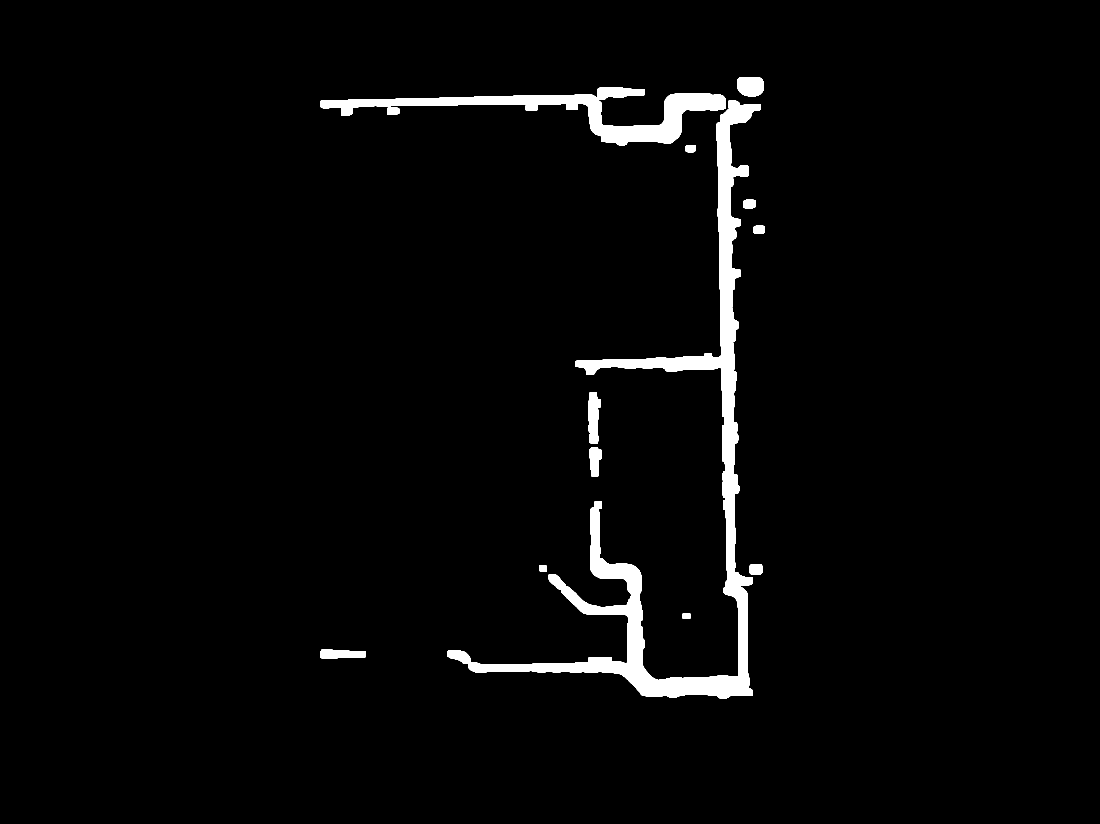
#> input picture Test/test.png, 4400 x 3296 px (shown at 1/4 size)
$ python -i test.py   (imports and definitions only)
#> lines starting #> are read from the running program, lines starting #| are printed output that depends on the picture; after the words box and inside, x2 and y2 are one past the last pixel; in counts of white or black regions, pixels touching at a corner belong together
import ctypes
import heapq
import tkinter as tk
from tkinter import filedialog, messagebox
import threading

import cv2
import numpy as np
from skimage.morphology import skeletonize


# ==================== 原有的处理函数 ====================
def to_binary(img):
    blur = cv2.GaussianBlur(img, (5, 5), 0)
    _, binary = cv2.threshold(blur, 0, 255, cv2.THRESH_BINARY + cv2.THRESH_OTSU)
    if float((binary > 0).mean()) > 0.5:
        binary = 255 - binary
    return binary


def find_endpoints(skeleton_bool):
    skel_float = (skeleton_bool.astype(np.float32)) * 255.0
    kernel = np.array(
        [[1, 1, 1],
         [1, 0, 1],
         [1, 1, 1]],
        dtype=np.float32,
    )
    neighbor_count = cv2.filter2D(skel_float, -1, kernel)
    endpoints_mask = (np.abs(neighbor_count - 1.0) < 0.5) & (skel_float == 255.0)
    return np.argwhere(endpoints_mask)


NEIGHBORS = [
    (-1, -1, 1.41421356),
    (-1, 0, 1.0),
    (-1, 1, 1.41421356),
    (0, -1, 1.0),
    (0, 1, 1.0),
    (1, -1, 1.41421356),
    (1, 0, 1.0),
    (1, 1, 1.41421356),
]


def iter_neighbors(mask, y, x):
    h, w = mask.shape
    for dy, dx, weight in NEIGHBORS:
        ny, nx = y + dy, x + dx
        if 0 <= ny < h and 0 <= nx < w and mask[ny, nx]:
            yield ny, nx, weight


def neighbor_degree(mask, y, x):
    return sum(1 for _ in iter_neighbors(mask, y, x))


# [36 lines left out: functions choose_closed_anchor, peel_to_core, not called in this run]


def core_path_points(mask):
    core = peel_to_core(mask)
    return [(int(y), int(x)) for y, x in np.argwhere(core)], core


def path_color_pair(index):
    color_pairs = [
        ((0, 255, 0), (0, 0, 255)),
        ((0, 220, 255), (255, 64, 0)),
        ((255, 255, 0), (255, 0, 180)),
        ((255, 128, 0), (0, 255, 255)),
        ((255, 0, 255), (0, 200, 0)),
        ((0, 255, 255), (255, 0, 0)),
        ((180, 255, 60), (180, 0, 255)),
        ((120, 255, 120), (255, 60, 60)),
    ]
    main_color, branch_color = color_pairs[index % len(color_pairs)]
    return main_color, branch_color


# [34 lines left out: functions largest_component, trace_branch_from_endpoint, not called in this run]


def prune_short_branches(skeleton_bool, max_branch_length):
    skel = skeleton_bool.copy()

    while True:
        endpoints = find_endpoints(skel)
        if len(endpoints) == 0:
            break

        removed = False
        candidates = []
        for ep in endpoints:
            branch, length = trace_branch_from_endpoint(skel, ep)
            candidates.append((length, branch))

        candidates.sort(key=lambda item: item[0])
        for length, branch in candidates:
            if length <= max_branch_length:
                for y, x in branch:
                    skel[y, x] = False
                removed = True
                break

        if not removed:
            break

    return skel


def dijkstra_farthest(mask, start, need_prev=False):
    pq = [(0.0, start)]
    dist = {start: 0.0}
    prev = {} if need_prev else None
    farthest = start

    while pq:
        cur_d, cur = heapq.heappop(pq)
        if cur_d != dist.get(cur, np.inf):
            continue
        if cur_d > dist[farthest]:
            farthest = cur

        cy, cx = cur
        for ny, nx, w in iter_neighbors(mask, cy, cx):
            nxt = (ny, nx)
            nd = cur_d + w
            if nd < dist.get(nxt, np.inf):
                dist[nxt] = nd
                if need_prev:
                    prev[nxt] = cur
                heapq.heappush(pq, (nd, nxt))

    return farthest, dist, prev


def longest_path(mask):
    points = np.argwhere(mask)
    if points.shape[0] == 0:
        return [], (None, None)
    if points.shape[0] == 1:
        p = (int(points[0, 0]), int(points[0, 1]))
        return [p], (p, p)

    seed = (int(points[0, 0]), int(points[0, 1]))
    a, _, _ = dijkstra_farthest(mask, seed, need_prev=False)
    b, _, prev = dijkstra_farthest(mask, a, need_prev=True)

    path = [b]
    cur = b
    while cur != a and cur in prev:
        cur = prev[cur]
        path.append(cur)
    path.reverse()
    return path, (a, b)


# [22 lines left out: function endpoint_pair_by_geodesic, not called in this run]


def branch_junctions_from_main(mask, main_path, min_branch_keep_length=0):
    path_set = set(main_path)
    off_mask = mask.copy()
    for y, x in main_path:
        off_mask[y, x] = False

    n_labels, labels = cv2.connectedComponents(off_mask.astype(np.uint8), connectivity=8)
    if n_labels <= 1:
        return [], 0, [], set()

    junction_points = []
    branch_count = 0
    branch_lengths = []
    branch_pixels = set()
    for cid in range(1, n_labels):
        ys, xs = np.where(labels == cid)
        if ys.size == 0:
            continue

        branch_mask = labels == cid
        branch_path, _ = longest_path(branch_mask)
        branch_len = max(0, len(branch_path) - 1)
        if branch_len < min_branch_keep_length:
            continue

        for by, bx in zip(ys, xs):
            branch_pixels.add((int(by), int(bx)))

        touches = set()
        for by, bx in zip(ys, xs):
            for ny, nx, _ in iter_neighbors(mask, int(by), int(bx)):
                if (ny, nx) in path_set:
                    touches.add((ny, nx))

        if not touches:
            continue

        branch_count += 1
        branch_lengths.append(int(branch_len))
        ts = np.array(list(touches), dtype=np.float32)
        cy, cx = np.mean(ts, axis=0)
        junction_points.append((int(round(cy)), int(round(cx))))

    if not junction_points:
        return [], branch_count, branch_lengths, branch_pixels

    merged = []
    used = [False] * len(junction_points)
    for i, p in enumerate(junction_points):
        if used[i]:
            continue
        group = [p]
        used[i] = True
        for j in range(i + 1, len(junction_points)):
            if used[j]:
                continue
            q = junction_points[j]
            if (p[0] - q[0]) ** 2 + (p[1] - q[1]) ** 2 <= 25:
                used[j] = True
                group.append(q)
        gy = int(round(np.mean([g[0] for g in group])))
        gx = int(round(np.mean([g[1] for g in group])))
        merged.append((gy, gx))

    return merged, branch_count, branch_lengths, branch_pixels


# [23 lines left out: functions get_screen_size, fit_to_screen, not called in this run]


def process_image(image_path, output_path="result_paths.jpg"):
    """处理单张图片，返回结果路径和路径信息"""
#> called with image_path = 'test.png', output_path = 'result_paths.jpg'
    MAX_BRANCH_LENGTH = 6
    MIN_BRANCH_KEEP_LENGTH = 0
    CORE_CLOSED_RATIO = 0.6

    img = cv2.imread(image_path, cv2.IMREAD_GRAYSCALE)
#> img: shape (3296, 4400); 2.8% white; 15 white regions, largest, box (x1, y1, x2, y2) and area: (1788, 402, 3042, 2793) 271342, (1281, 349, 2903, 581) 91371, (2353, 1568, 2402, 1774) 7797
    if img is None:
        raise FileNotFoundError(f"无法读取图像: {image_path}")

    binary = to_binary(img)
#> in to_binary, `_, binary = cv2.threshold(blur, 0, 255, cv2.THRESH_BINARY + cv2.THRESH..`: binary: shape (3296, 4400); 2.8% white; 14 white regions, largest, box (x1, y1, x2, y2) and area: (1788, 402, 3042, 2793) 271398, (1281, 349, 2903, 581) 92464, (2353, 1568, 2402, 1774) 7797
    skeleton_raw = skeletonize(binary == 255)
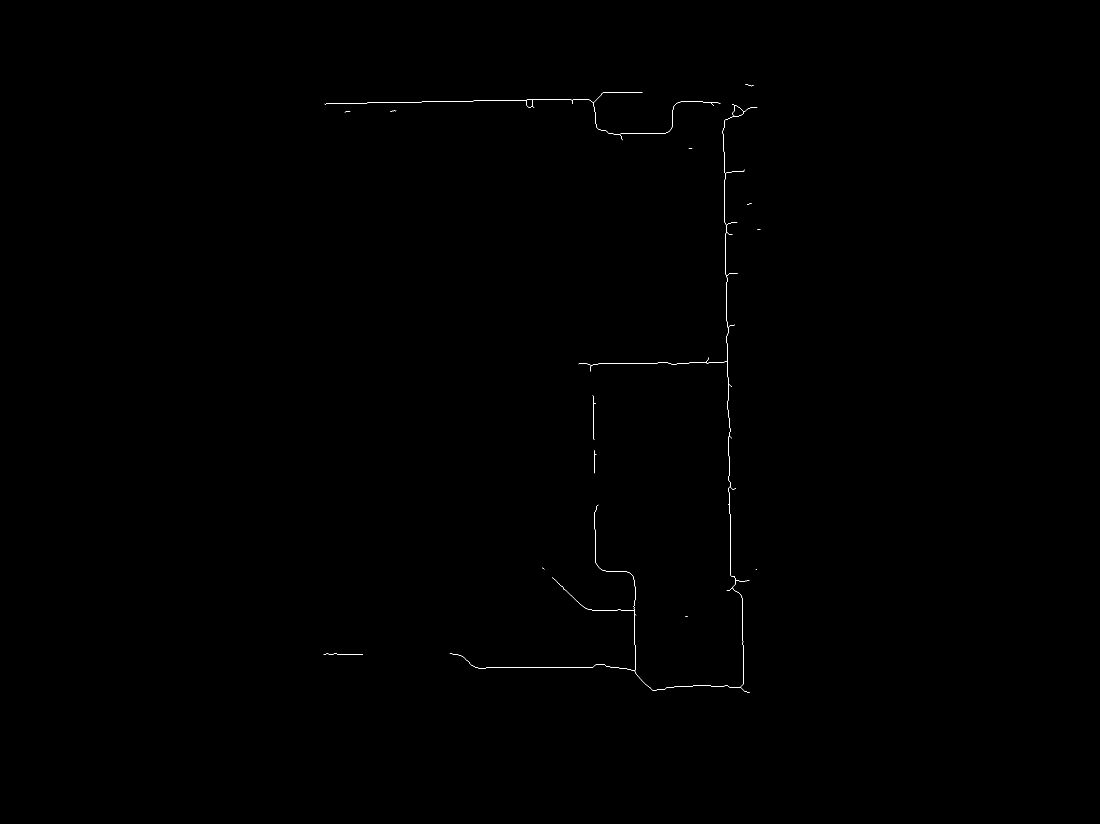
#> skeleton_raw: shape (3296, 4400) bool (shown at 1/4 size); 0.06% white in thin lines or dots, all inside (x1, y1, x2, y2) = (1294, 337, 3042, 2771)
    skeleton = prune_short_branches(skeleton_raw, MAX_BRANCH_LENGTH)

    n_labels, labels = cv2.connectedComponents(skeleton.astype(np.uint8), connectivity=8)
#> labels: shape (3296, 4400) int32; 15 distinct labels, from 0 to 14
#> n_labels = 15
    path_count = max(0, n_labels - 1)
#> path_count = 14

    image_is_closed = False
    closed_main_path = []
    if path_count == 1:
        comp_mask = labels == 1
        closed_main_path, closed_core_mask = core_path_points(comp_mask)
        core_ratio = (len(closed_main_path) / float(np.count_nonzero(comp_mask))) if np.count_nonzero(comp_mask) else 0.0
        image_is_closed = len(closed_main_path) > 0 and core_ratio >= CORE_CLOSED_RATIO

    original_panel = cv2.cvtColor(img, cv2.COLOR_GRAY2BGR)
#> original_panel is the input picture: shape (3296, 4400, 3); 2.8% white; 15 white regions, largest, box (x1, y1, x2, y2) and area: (1788, 402, 3042, 2793) 271342, (1281, 349, 2903, 581) 91371, (2353, 1568, 2402, 1774) 7797
    annotated_panel = np.zeros((img.shape[0], img.shape[1], 3), dtype=np.uint8)

    path_infos = []
    for comp_id in range(1, n_labels):
        comp_mask = labels == comp_id
        comp_points = np.argwhere(comp_mask)
        if comp_points.shape[0] == 0:
            continue

        is_closed = image_is_closed and path_count == 1
        if is_closed:
            main_path = closed_main_path
            start_pt, end_pt = None, None
        else:
            main_path, (start_pt, end_pt) = longest_path(comp_mask)

        endpoints = find_endpoints(comp_mask)
        main_color, branch_color = path_color_pair(comp_id - 1)

        junctions, branch_count, branch_lengths, branch_pixels = branch_junctions_from_main(
            comp_mask,
            main_path,
            min_branch_keep_length=MIN_BRANCH_KEEP_LENGTH,
        )

        main_path_set = {(int(y), int(x)) for y, x in main_path}
        for y, x in main_path_set:
            annotated_panel[int(y), int(x)] = main_color
        for y, x in branch_pixels:
            annotated_panel[int(y), int(x)] = branch_color

        if is_closed:
            anchor = choose_closed_anchor(comp_mask, main_path, junctions)
            start_pt, end_pt = anchor, anchor
        elif endpoints.shape[0] >= 2:
            start_pt, end_pt = endpoint_pair_by_geodesic(comp_mask, endpoints)
        elif endpoints.shape[0] == 1:
            p = (int(endpoints[0, 0]), int(endpoints[0, 1]))
            start_pt, end_pt = p, p

        longest_branch_length = max(branch_lengths) if branch_lengths else 0
        shortest_branch_length = min(branch_lengths) if branch_lengths else 0

        if start_pt is not None and end_pt is not None:
            cv2.circle(annotated_panel, (int(start_pt[1]), int(start_pt[0])), 12, (0, 0, 255), 2)
            cv2.circle(annotated_panel, (int(end_pt[1]), int(end_pt[0])), 8, (0, 0, 255), -1)

        for y, x in junctions:
            cv2.circle(annotated_panel, (int(x), int(y)), 5, (255, 0, 0), 2)

        path_infos.append(
            {
                "id": len(path_infos) + 1,
                "is_closed": bool(is_closed),
                "main_color": main_color,
                "branch_color": branch_color,
                "pixels": int(comp_points.shape[0]),
                "branch_count": int(branch_count),
                "junction_count": int(len(junctions)),
                "longest_branch_length": int(longest_branch_length),
                "shortest_branch_length": int(shortest_branch_length),
                "start": start_pt,
                "end": end_pt,
            }
        )
#> this loop made 14 passes
#> (end_pt, n_labels in branch_junctions_from_main, junctions, branch_count, branch_lengths, longest_branch_length, shortest_branch_length) on passes 9 to 10: ((1581, 2371), 2, [(1614, 2375)], 1, [7], 7, 7), ((1801, 2378), 2, [(1816, 2378)], 1, [6], 6, 6)
#> (end_pt, n_labels in branch_junctions_from_main, branch_count, branch_lengths, longest_branch_length, shortest_branch_length) on pass 2: ((414, 2881), 6, 5, [199, 65, 13, 13, 22], 199, 13)
#> pass 1, in process_image, `comp_mask = labels == comp_id`:
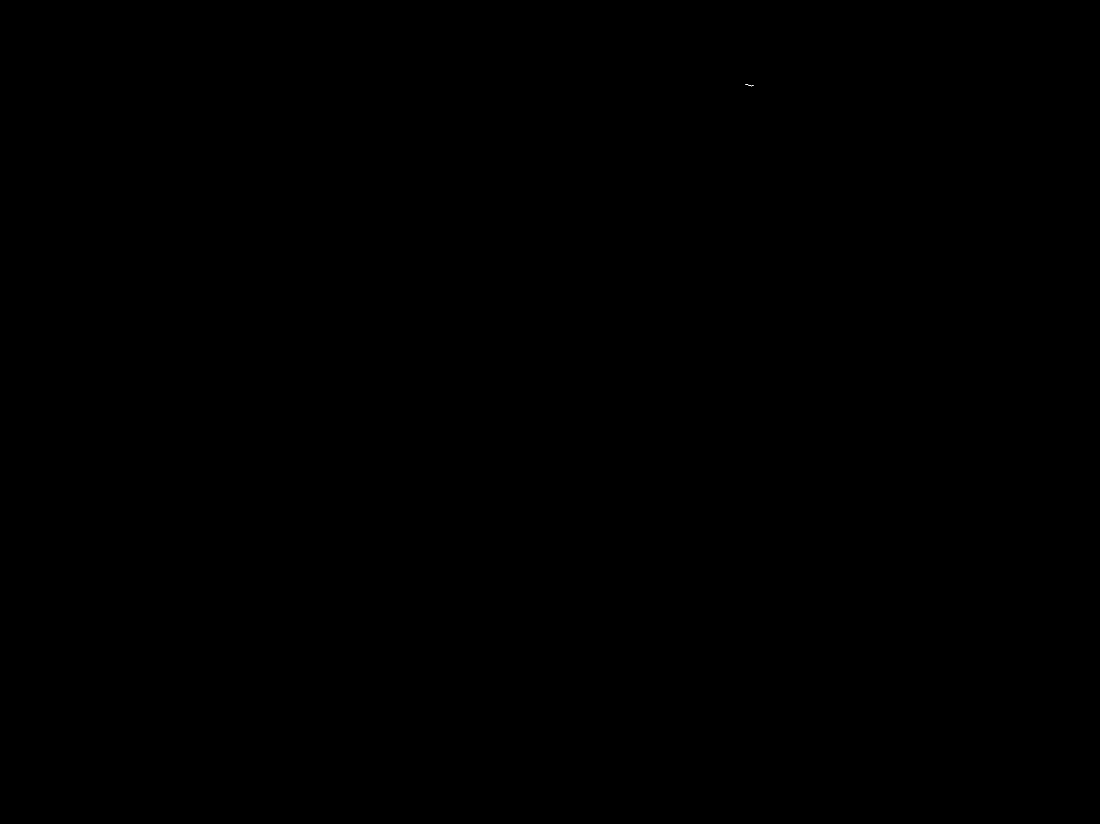
#> comp_mask: shape (3296, 4400) bool (shown at 1/4 size); 0% white in thin lines or dots, all inside (x1, y1, x2, y2) = (2981, 337, 3015, 345)
#> after the loop: comp_mask: shape (3296, 4400) bool; 0% white in thin lines or dots, all inside (x1, y1, x2, y2) = (1294, 2615, 1452, 2619)
#> after the loop, path_infos = 14 items

    cv2.putText(original_panel, "Original", (10, 30), cv2.FONT_HERSHEY_SIMPLEX, 0.9, (0, 255, 255), 2)
    cv2.putText(annotated_panel, "All Independent Paths", (10, 30), cv2.FONT_HERSHEY_SIMPLEX, 0.9, (0, 255, 255), 2)
    cv2.putText(annotated_panel, f"Path count: {path_count}", (10, 62), cv2.FONT_HERSHEY_SIMPLEX, 0.7, (255, 255, 255), 2)
    cv2.putText(
        annotated_panel,
        f"Branch keep len >= {MIN_BRANCH_KEEP_LENGTH}",
        (10, 88),
        cv2.FONT_HERSHEY_SIMPLEX,
        0.6,
        (255, 255, 255),
        2,
    )
    cv2.putText(annotated_panel, "Main path / Branch path use different colors", (10, 114), cv2.FONT_HERSHEY_SIMPLEX, 0.5, (255, 255, 255), 1)
    status_text = "Closed main route" if image_is_closed else "Open multi-path"
    status_color = (0, 255, 0) if image_is_closed else (0, 165, 255)
    cv2.putText(annotated_panel, f"Status: {status_text}", (10, 138), cv2.FONT_HERSHEY_SIMPLEX, 0.6, status_color, 2)

    gap = 20
    result = np.zeros((img.shape[0], img.shape[1] * 2 + gap, 3), dtype=np.uint8)
    result[:, :img.shape[1]] = original_panel
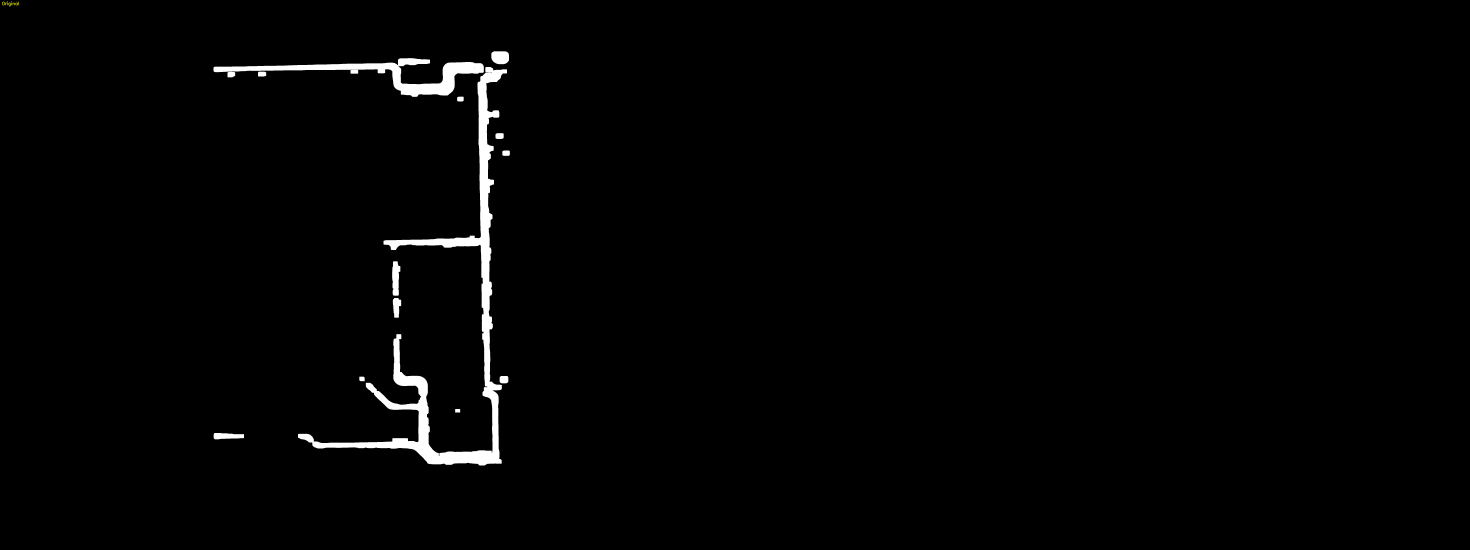
#> result: shape (3296, 8820, 3) (shown at 1/6 size); mean B, G, R 3.5, 3.5, 3.5
    result[:, img.shape[1] + gap:] = annotated_panel

    cv2.imwrite(output_path, result)

    return result, path_count, image_is_closed, path_infos, output_path


# ==================== GUI 界面 ====================
class PathAnalyzerApp:
    # [176 lines left out: functions __init__, create_widgets, select_image, run_analysis, on_analysis_complete, on_analysis_error and 1 more, not called in this run]


# [2 lines not run here, left out]

>>> result = process_image('test.png')
#> result = 5 items
